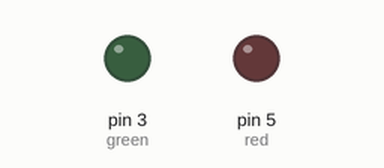
A sketch run on a simulated Arduino Uno, built with avr-gcc and run on an emulated ATmega328P. Shown: output pins drawn as LEDs (lit = HIGH).

Above: at 0.05 s.
At 5.85 s:
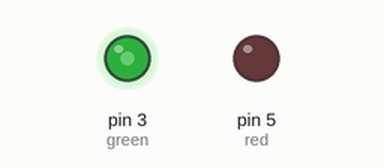
At 11.65 s:
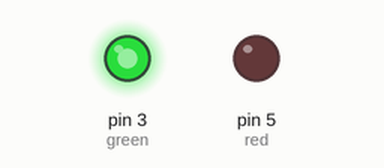
At 23.25 s:
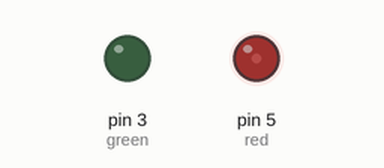
Timing chart, 0 to 33.3 s (numbered marks = the images above):
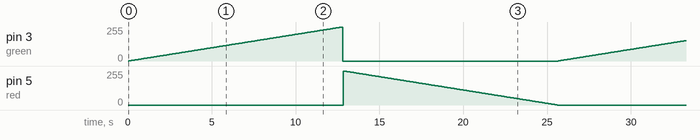

Measured:
- by itself, pin 3 (green): ramps from 0/255 to 255/255 and jumps back, once every 25.6 s
- by itself, pin 5 (red): ramps from 255/255 to 0/255 and jumps back, once every 25.6 s

The sketch:

led_change_color.ino
```cpp
//in this example I will connect a led that change color when reversing the polarity
//I will make it dimming then change color
int green = 3;
int red = 5;
int i ;
void setup()
{
  pinMode(green,OUTPUT);
  pinMode(red,OUTPUT);
}

void loop()
{
for(i = 0; i <= 255;i++)
{
  analogWrite(green,i);
  digitalWrite(red,LOW);
  delay(50);
}
for(i;i>0;i--)
{
  analogWrite(red,i);
  digitalWrite(green,LOW);
  delay(50);
}

}
```
